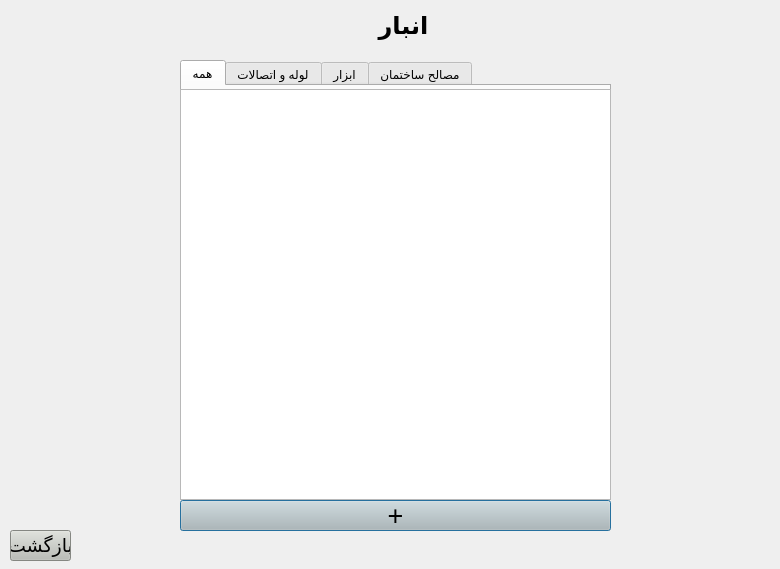
<?xml version="1.0" encoding="UTF-8"?>
<ui version="4.0">
 <class>store</class>
 <widget class="QDialog" name="store">
  <property name="geometry">
   <rect>
    <x>0</x>
    <y>0</y>
    <width>780</width>
    <height>569</height>
   </rect>
  </property>
  <property name="windowTitle">
   <string>Dialog</string>
  </property>
  <widget class="QWidget" name="widget" native="true">
   <property name="geometry">
    <rect>
     <x>0</x>
     <y>0</y>
     <width>781</width>
     <height>571</height>
    </rect>
   </property>
   <property name="styleSheet">
    <string notr="true">QWidget#widget{
background:url(bg.jpg);}</string>
   </property>
   <widget class="QPushButton" name="s_add">
    <property name="geometry">
     <rect>
      <x>180</x>
      <y>500</y>
      <width>431</width>
      <height>31</height>
     </rect>
    </property>
    <property name="font">
     <font>
      <family>Ubuntu</family>
      <pointsize>20</pointsize>
      <weight>50</weight>
      <italic>false</italic>
      <bold>false</bold>
     </font>
    </property>
    <property name="styleSheet">
     <string notr="true">background-color:rgb(186, 189, 182);
font: 20pt &quot;Ubuntu&quot;;</string>
    </property>
    <property name="text">
     <string>+</string>
    </property>
   </widget>
   <widget class="QTabWidget" name="storetab">
    <property name="geometry">
     <rect>
      <x>180</x>
      <y>60</y>
      <width>431</width>
      <height>31</height>
     </rect>
    </property>
    <property name="toolTip">
     <string>&lt;html&gt;&lt;head/&gt;&lt;body&gt;&lt;p&gt;&lt;br/&gt;&lt;/p&gt;&lt;/body&gt;&lt;/html&gt;</string>
    </property>
    <property name="styleSheet">
     <string notr="true"/>
    </property>
    <property name="currentIndex">
     <number>0</number>
    </property>
    <widget class="QWidget" name="tab_4">
     <attribute name="title">
      <string>همه</string>
     </attribute>
    </widget>
    <widget class="QWidget" name="tab">
     <attribute name="title">
      <string>لوله و اتصالات</string>
     </attribute>
    </widget>
    <widget class="QWidget" name="tab_3">
     <attribute name="title">
      <string>ابزار</string>
     </attribute>
    </widget>
    <widget class="QWidget" name="tab_2">
     <attribute name="title">
      <string>مصالح ساختمان</string>
     </attribute>
    </widget>
   </widget>
   <widget class="QPushButton" name="s_back">
    <property name="geometry">
     <rect>
      <x>10</x>
      <y>530</y>
      <width>61</width>
      <height>31</height>
     </rect>
    </property>
    <property name="font">
     <font>
      <family>B Homa</family>
      <pointsize>14</pointsize>
      <weight>50</weight>
      <bold>false</bold>
     </font>
    </property>
    <property name="styleSheet">
     <string notr="true">background-color: rgb(186, 189, 182);</string>
    </property>
    <property name="text">
     <string>بازگشت</string>
    </property>
   </widget>
   <widget class="QTableWidget" name="storetable">
    <property name="geometry">
     <rect>
      <x>180</x>
      <y>89</y>
      <width>431</width>
      <height>411</height>
     </rect>
    </property>
    <property name="font">
     <font>
      <family>B Nazanin</family>
      <pointsize>14</pointsize>
     </font>
    </property>
    <property name="layoutDirection">
     <enum>Qt::RightToLeft</enum>
    </property>
   </widget>
   <widget class="QLabel" name="label">
    <property name="geometry">
     <rect>
      <x>370</x>
      <y>10</y>
      <width>67</width>
      <height>31</height>
     </rect>
    </property>
    <property name="font">
     <font>
      <family>B Homa</family>
      <pointsize>21</pointsize>
      <weight>75</weight>
      <italic>false</italic>
      <bold>true</bold>
     </font>
    </property>
    <property name="styleSheet">
     <string notr="true"/>
    </property>
    <property name="text">
     <string>&lt;html&gt;&lt;head/&gt;&lt;body&gt;&lt;p align=&quot;center&quot;&gt;&lt;span style=&quot; font-size:18pt;&quot;&gt;انبار&lt;/span&gt;&lt;/p&gt;&lt;/body&gt;&lt;/html&gt;</string>
    </property>
   </widget>
  </widget>
 </widget>
 <resources/>
 <connections/>
</ui>
